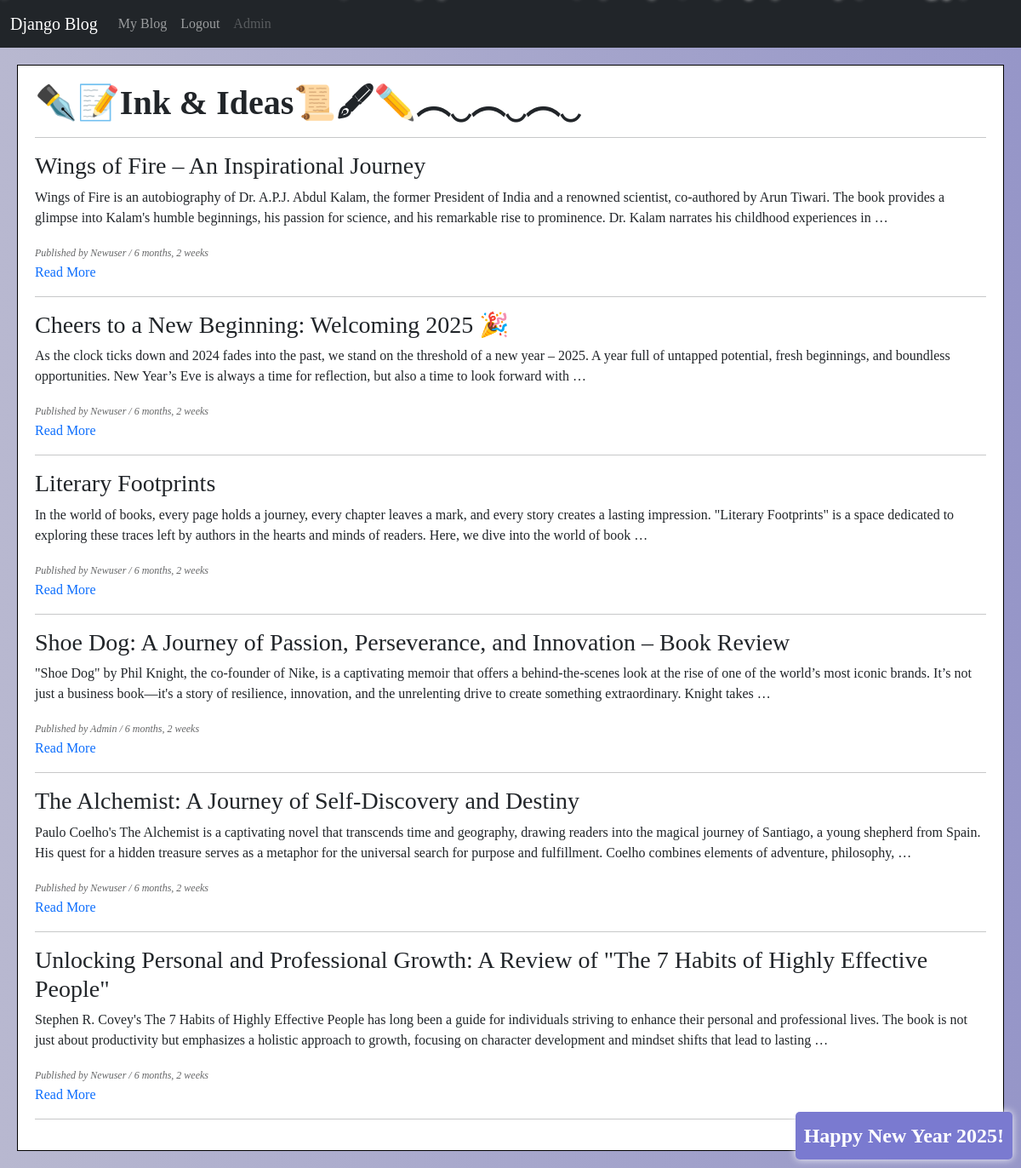
The app's page / (signed in) with its own data.
### blog/models.py (models this page shows, shortened)
class Blog(models.Model):
    author = models.ForeignKey(User, on_delete=models.CASCADE)
    title = models.CharField(max_length=150)
    text = models.TextField()
    published_date = models.DateTimeField(auto_now=True)
    updated_date = models.DateTimeField(auto_now_add=True)
    image = models.ImageField(upload_to='blog_images/', blank=True, null=True)  # New field for image

### blog/views.py (the view)
# urls.py: path('', views.index, name='index'),
def index(request):
    blogs = Blog.objects.all().order_by('-published_date')
    return render(request, 'blog/index.html', {'blogs': blogs})

### blog/templates/blog/index.html (shortened to what this page needs)
{% extends 'base.html' %}
{% block content %}
    <h1>✒️📝Ink & Ideas📜🖋✏️︵‿︵‿︵‿</h1><hr>
    {% for blog in blogs %}
        <h3>{{ blog.title }}</h3>
        <p>{{ blog.text|truncatewords:50 }}</p>
        <small><i>Published by {{ blog.author|title }} / {{ blog.published_date|timesince }}</i></small><br>
        <a href="{% url 'blog:detail' blog.id %}">Read More</a><br>
        <hr>
    {% empty %}
        <p>No blog has been added yet.</p>
    {% endfor %}
{% endblock %}

### templates/navbar.html (shortened to what this page needs)
<nav class="navbar navbar-dark bg-dark navbar-expand-lg">
  <div class="container-fluid">
    <a class="navbar-brand" href="{% url 'blog:index' %}">Django Blog</a>
    <div class="collapse navbar-collapse" id="navbarNavAltMarkup">
      <div class="navbar-nav">
        {% if request.user.is_authenticated %}
        <a class="nav-link" href="{% url 'blog:list' %}">My Blog</a>
            <a class="nav-link" href="{% url 'accounts:logout' %}">Logout</a>
            <a class="nav-link disabled" aria-disabled="true">{{ request.user|title }}</a>
        {% else %}
            <a class="nav-link" href="{% url 'accounts:login' %}">Login</a>
            <a class="nav-link" href="{% url 'accounts:register' %}">Sign Up</a>
        {% endif %}
      </div>
    </div>
  </div>
</nav>

### static/css/base.css (style rules this page uses)
body { background: linear-gradient(to right, rgb(184, 184, 208), rgb(150, 150, 200))!important; font-family: cursive; }
h1 { font-weight: bold; }
small { font-size: 12px; color: rgb(102, 103, 104); }
a { text-decoration: none; }

### records on screen
Blog: title "Wings of Fire – An Inspirational Journey", text "Wings of Fire is an autobiography of Dr. A.P.J. Abdul Kalam, the former President of India and a renowned scientist, co-authored by Arun Tiwari. The book provides a glimpse into Kalam's humble beginnings, his passion for science, and his remarkable rise to prominence. Dr. Kalam narrates his childhood experiences in …", author "Newuser", published_date "6 months, 2 weeks"
Blog: title "Cheers to a New Beginning: Welcoming 2025 🎉", text "As the clock ticks down and 2024 fades into the past, we stand on the threshold of a new year – 2025. A year full of untapped potential, fresh beginnings, and boundless opportunities. New Year’s Eve is always a time for reflection, but also a time to look forward with …", author "Newuser", published_date "6 months, 2 weeks"
Blog: title "Literary Footprints", text "In the world of books, every page holds a journey, every chapter leaves a mark, and every story creates a lasting impression. \"Literary Footprints\" is a space dedicated to exploring these traces left by authors in the hearts and minds of readers. Here, we dive into the world of book …", author "Newuser", published_date "6 months, 2 weeks"
Blog: title "Shoe Dog: A Journey of Passion, Perseverance, and Innovation – Book Review", text "\"Shoe Dog\" by Phil Knight, the co-founder of Nike, is a captivating memoir that offers a behind-the-scenes look at the rise of one of the world’s most iconic brands. It’s not just a business book—it's a story of resilience, innovation, and the unrelenting drive to create something extraordinary. Knight takes …", author "Admin", published_date "6 months, 2 weeks"
Blog: title "The Alchemist: A Journey of Self-Discovery and Destiny", text "Paulo Coelho's The Alchemist is a captivating novel that transcends time and geography, drawing readers into the magical journey of Santiago, a young shepherd from Spain. His quest for a hidden treasure serves as a metaphor for the universal search for purpose and fulfillment. Coelho combines elements of adventure, philosophy, …", author "Newuser", published_date "6 months, 2 weeks"
Blog: title "Unlocking Personal and Professional Growth: A Review of \"The 7 Habits of Highly Effective People\"", text "Stephen R. Covey's The 7 Habits of Highly Effective People has long been a guide for individuals striving to enhance their personal and professional lives. The book is not just about productivity but emphasizes a holistic approach to growth, focusing on character development and mindset shifts that lead to lasting …", author "Newuser", published_date "6 months, 2 weeks"

### other values on screen
{{ request.user|title }} "Admin"
